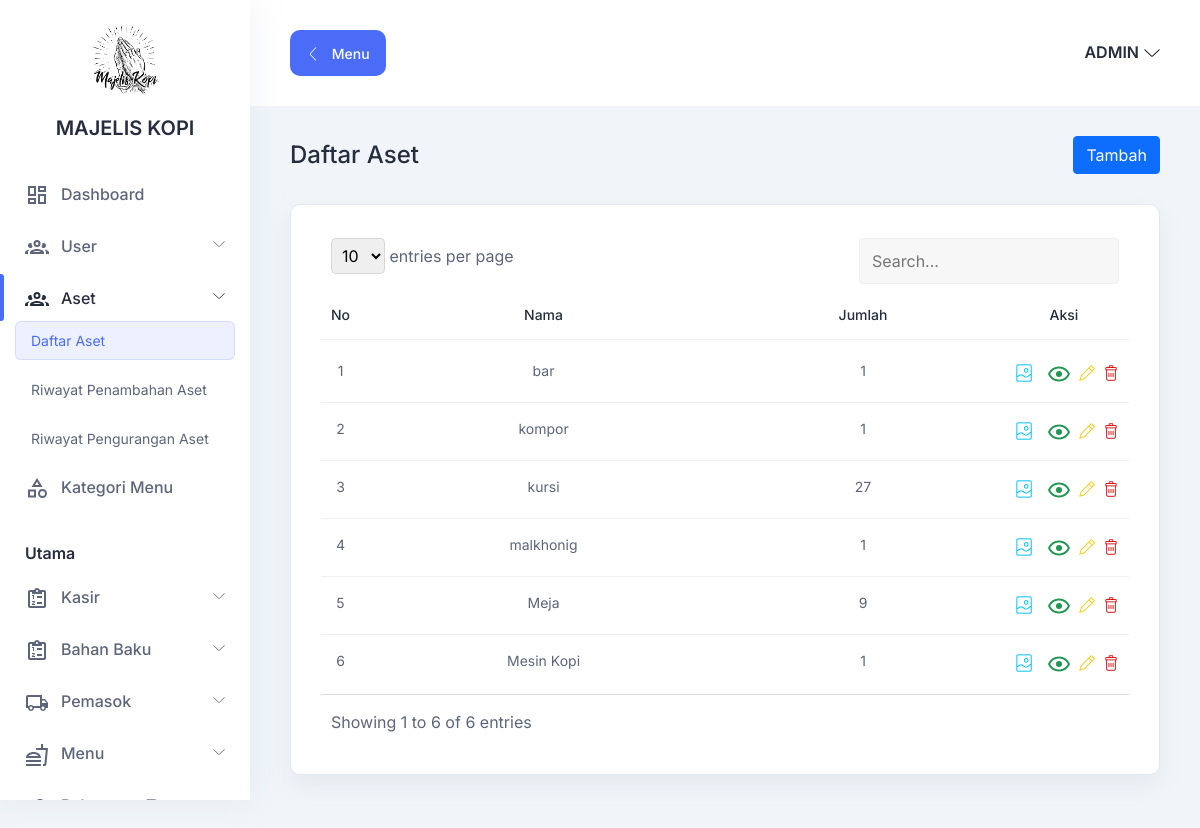
The app's page /index.php?h1=aset&h2=data_aset (signed in) with its own data.
### tables this page shows
CREATE TABLE `aset` (
    `id` BIGINT UNSIGNED AUTO_INCREMENT,
    `nama` VARCHAR(255),
    `jumlah` INT,
    `keterangan` TEXT,
    `foto` VARCHAR(255),
    PRIMARY KEY (`id`)
);

### halaman/aset/data/index.php (the view, shortened to what this page needs)
<section class="table-components">
    <div class="container-fluid">
        <div class="title-wrapper pt-30">
            <div class="row align-items-center">
                <div class="col">
                    <div class="title mb-30">
                        <h3>Daftar Aset</h3>
                    </div>
                </div>
                <div class="col-auto">
                    <a href="?h1=aset&h2=tambah_aset" class="btn btn-primary mb-30">Tambah</a>
                </div>
            </div>
        </div>
        <div class="tables-wrapper">
            <div class="row">
                <div class="col-lg-12">
                    <div class="card-style mb-30">
                        <div class="table-responsive">
                            <table id="table" class="table">
                                <thead>
                                    <tr>
                                        <th class="text-center fit">
                                            <h6>No</h6>
                                        </th>
                                        <th class="text-center">
                                            <h6>Nama</h6>
                                        </th>
                                        <th class="text-center">
                                            <h6>Jumlah</h6>
                                        </th>
                                        <th class="fit text-center">
                                            <h6>Aksi</h6>
                                        </th>
                                    </tr>
                                </thead>
                                <?php
                                $q = "SELECT * FROM aset ORDER BY nama";
                                $result = $conn->query($q);
                                $no = 1;
                                ?>
                                <tbody>
                                    <?php if ($result->num_rows) : ?>
                                        <?php while ($row = $result->fetch_assoc()) : ?>
                                            <tr>
                                                <td class="text-center fit">
                                                    <p><?= $no++; ?></p>
                                                </td>
                                                <td class="text-center">
                                                    <p><?= $row['nama']; ?></p>
                                                </td>
                                                <td class="text-center">
                                                    <p><?= $row['jumlah']; ?></p>
                                                </td>
                                                <td class="d-flex gap-2">
                                                    <div class="action">
                                                        <button data-image="<?= $row['foto']; ?>" onclick="setImageModal(this)" class="text-secondary" data-bs-toggle="modal" data-bs-target="#ModalOne" title="Lihat Gambar">
                                                            <i class="lni lni-image"></i>
                                                        </button>
                                                    </div>
                                                    <div class="action">
                                                        <a href="?h1=aset&h2=detail_aset&id=<?= $row['id']; ?>" class="text-success">
                                                        </a>
                                                    </div>
                                                    <div class="action">
                                                        <a href="?h1=aset&h2=ubah_aset&id=<?= $row['id']; ?>" class="text-warning">
                                                            <i class="lni lni-pencil"></i>
                                                        </a>
                                                    </div>
                                                    <div class="action">
                                                        <a onclick="return confirm('Yakin?')" href="?h1=aset&h2=hapus_aset&id=<?= $row['id']; ?>" class="text-danger">
                                                            <i class="lni lni-trash-can"></i>
                                                        </a>
                                                    </div>
                                                </td>
                                            </tr>
                                        <?php endwhile; ?>
                                    <?php else : ?>
                                        <tr>
                                            <td class="text-center" colspan="3">Data Kosong</td>
                                        </tr>
                                    <?php endif; ?>
                                </tbody>
                            </table>
                        </div>
                    </div>
                </div>
            </div>
        </div>
    </div>
</section>

### assets/css/fullcalendar.css (style rules this page uses)
:root { --fc-daygrid-event-dot-width: 8px; }
:root { --fc-list-event-dot-width: 10px; --fc-list-event-hover-bg-color: #f5f5f5; }

### assets/css/datatable.css (style rules this page uses)
.dataTable-table { max-width: 100%; width: 100%; border-spacing: 0; border-collapse: separate; }
.dataTable-table > tbody > tr > td, .dataTable-table > tbody > tr > th, .dataTable-table > tfoot > tr > td, .dataTable-table > tfoot > tr > th, .dataTable-table > thead > tr > td, .dataTable-table > thead > tr > th { vertical-align: top; padding: 8px 10px; }
.dataTable-table > thead > tr > th { vertical-align: bottom; text-align: left; border-bottom: 1px solid #d9d9d9; }
.dataTable-table th { vertical-align: bottom; text-align: left; }

### index.php (style rules this page uses)
.fit { width: 1%; white-space: nowrap; }

### records on screen
aset: nama "bar", jumlah "1"
aset: nama "kompor", jumlah "1"
aset: nama "kursi", jumlah "27"
aset: nama "malkhonig", jumlah "1"
aset: nama "Meja", jumlah "9"
aset: nama "Mesin Kopi", jumlah "1"
